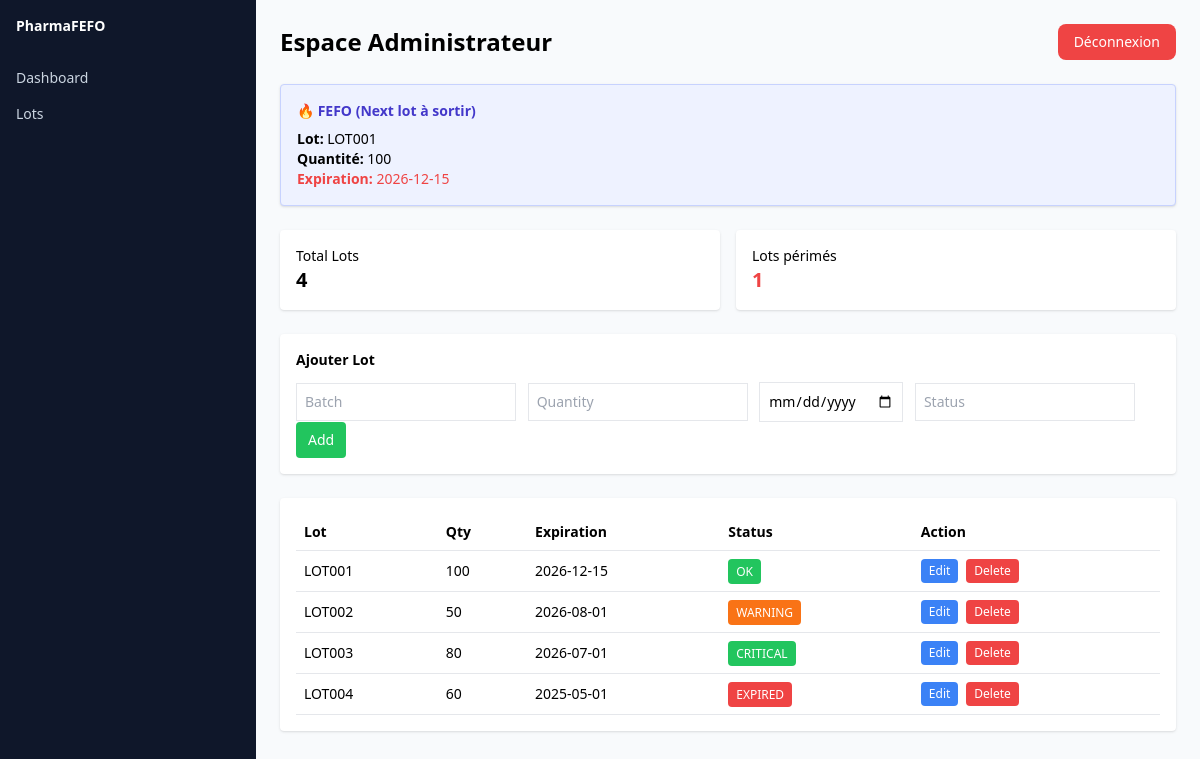
/index.php?dashboard=admin (signed in), run on the app's committed database.
### tables this page shows
CREATE TABLE lots (
    id INT AUTO_INCREMENT PRIMARY KEY,
    medicament_id INT,
    numero_lot VARCHAR(50),
    quantite INT,
    date_peremption DATE,
    statut VARCHAR(50),
    FOREIGN KEY (medicament_id) REFERENCES medicaments(id)
);

### src/controller/StockController.php (called while the page is built, shortened)
<?php
require_once __DIR__ . "/../Repository/StockBatchRepository.php";
class StockController
{
    private $repo;
    public function __construct()
    {
        $this->repo = new StockBatchRepository();
    }
    public function dashboard()
    {
        $lots = $this->repo->getAll();
        require __DIR__ . "/../../templates/view/admin/dashboard.php";
    }
}

### src/Repository/StockBatchRepository.php (called while the page is built, shortened)
<?php
class StockBatchRepository
{
    public function getAll()
    {
        $pdo = Database::connect();
        return $pdo->query("SELECT * FROM lots")->fetchAll(PDO::FETCH_ASSOC);
    }
}

### templates/view/admin/dashboard.php (the view, shortened to what this page needs)
<!DOCTYPE html>
<html lang="fr">
<head>
    <script src="https://cdn.tailwindcss.com"></script>
</head>
<body class="bg-slate-50 text-sm">
<div class="flex min-h-screen">
<aside class="w-64 bg-slate-900 text-white p-4">
    <h1 class="font-bold mb-6">PharmaFEFO</h1>
    <a class="block py-2 text-slate-300">Dashboard</a>
    <a class="block py-2 text-slate-300">Lots</a>
</aside>
<main class="flex-1 p-6 space-y-6">
<div class="flex justify-between items-center">
    <h1 class="text-2xl font-bold">Espace Administrateur</h1>
    <a href="index.php?logout=1"
       class="bg-red-500 text-white px-4 py-2 rounded-lg hover:bg-red-600">
        Déconnexion
    </a>
</div>
<?php if (!empty($lots)): ?>
<?php $fefo = $lots[0]; ?>
<div class="bg-indigo-50 border border-indigo-200 p-4 rounded shadow">
    <h2 class="font-bold text-indigo-700 mb-2">
        🔥 FEFO (Next lot à sortir)
    </h2>
    <p><b>Lot:</b> <?= $fefo['numero_lot'] ?></p>
    <p><b>Quantité:</b> <?= $fefo['quantite'] ?></p>
    <p class="text-red-500"><b>Expiration:</b> <?= $fefo['date_peremption'] ?></p>
</div>
<?php endif; ?>
<div class="grid grid-cols-2 gap-4">
<div class="bg-white p-4 rounded shadow">
    <p>Total Lots</p>
    <h2 class="text-xl font-bold"><?= count($lots ?? []) ?></h2>
</div>
<div class="bg-white p-4 rounded shadow">
    <p>Lots périmés</p>
    <h2 class="text-xl font-bold text-red-500">
        <?php
        $expired = 0;
        foreach ($lots ?? [] as $l) {
            if ($l['statut'] === 'EXPIRED') $expired++;
        }
        echo $expired;
        ?>
    </h2>
</div>
</div>
<div class="bg-white p-4 rounded shadow">
<h2 class="font-bold mb-3">Ajouter Lot</h2>
<form method="POST" action="index.php">
    <input name="batch_number" placeholder="Batch"
        class="border p-2 mr-2">
    <input name="quantity" placeholder="Quantity"
        class="border p-2 mr-2">
    <input type="date" name="expiration_date"
        class="border p-2 mr-2">
    <input name="status" placeholder="Status"
        class="border p-2 mr-2">
    <button name="add"
        class="bg-green-500 text-white px-3 py-2 rounded">
        Add
    </button>
</form>
</div>
<div class="bg-white p-4 rounded shadow">
<table class="w-full text-sm">
<thead>
<tr class="border-b">
    <th class="p-2 text-left">Lot</th>
    <th class="p-2 text-left">Qty</th>
    <th class="p-2 text-left">Expiration</th>
    <th class="p-2 text-left">Status</th>
    <th class="p-2 text-left">Action</th>
</tr>
</thead>
<tbody>
<?php foreach ($lots ?? [] as $lot): ?>
<tr class="border-b">
<td class="p-2"><?= $lot['numero_lot'] ?></td>
<td class="p-2"><?= $lot['quantite'] ?></td>
<td class="p-2"><?= $lot['date_peremption'] ?></td>
<td class="p-2">
<?php
$status = $lot['statut'];
if ($status === 'EXPIRED') {
    $color = "bg-red-500";
} elseif ($status === 'WARNING') {
    $color = "bg-orange-500";
} else {
    $color = "bg-green-500";
}
?>
<span class="<?= $color ?> text-white px-2 py-1 rounded text-xs">
    <?= $status ?>
</span>
</td>
<td class="p-2 flex gap-2">
<a href="index.php?edit=<?= $lot['id'] ?>"
   class="bg-blue-500 text-white px-2 py-1 rounded text-xs">
    Edit
</a>
<a href="index.php?delete=<?= $lot['id'] ?>"
   onclick="return confirm('Delete ?')"
   class="bg-red-500 text-white px-2 py-1 rounded text-xs">
    Delete
</a>
</td>
</tr>
<?php endforeach; ?>
</tbody>
</table>
</div>
</main>
</div>
</body>
</html>

### public/index.php (shortened to what this page needs)
<?php
require_once __DIR__ . "/../src/Controller/StockController.php";
$controller = new StockController();
$role = $_SESSION['user']['role'];
switch ($role) {
    case 'ADMIN':
        $controller->dashboard();
        break;
}

### data on the page
lots: numero_lot "LOT001", quantite "100", date_peremption "2026-12-15", statut "OK"
lots: numero_lot "LOT002", quantite "50", date_peremption "2026-08-01", statut "WARNING"
lots: numero_lot "LOT003", quantite "80", date_peremption "2026-07-01", statut "CRITICAL"
lots: numero_lot "LOT004", quantite "60", date_peremption "2025-05-01", statut "EXPIRED"

### other printed values
count($lots ?? []) "4"
$expired "1"
